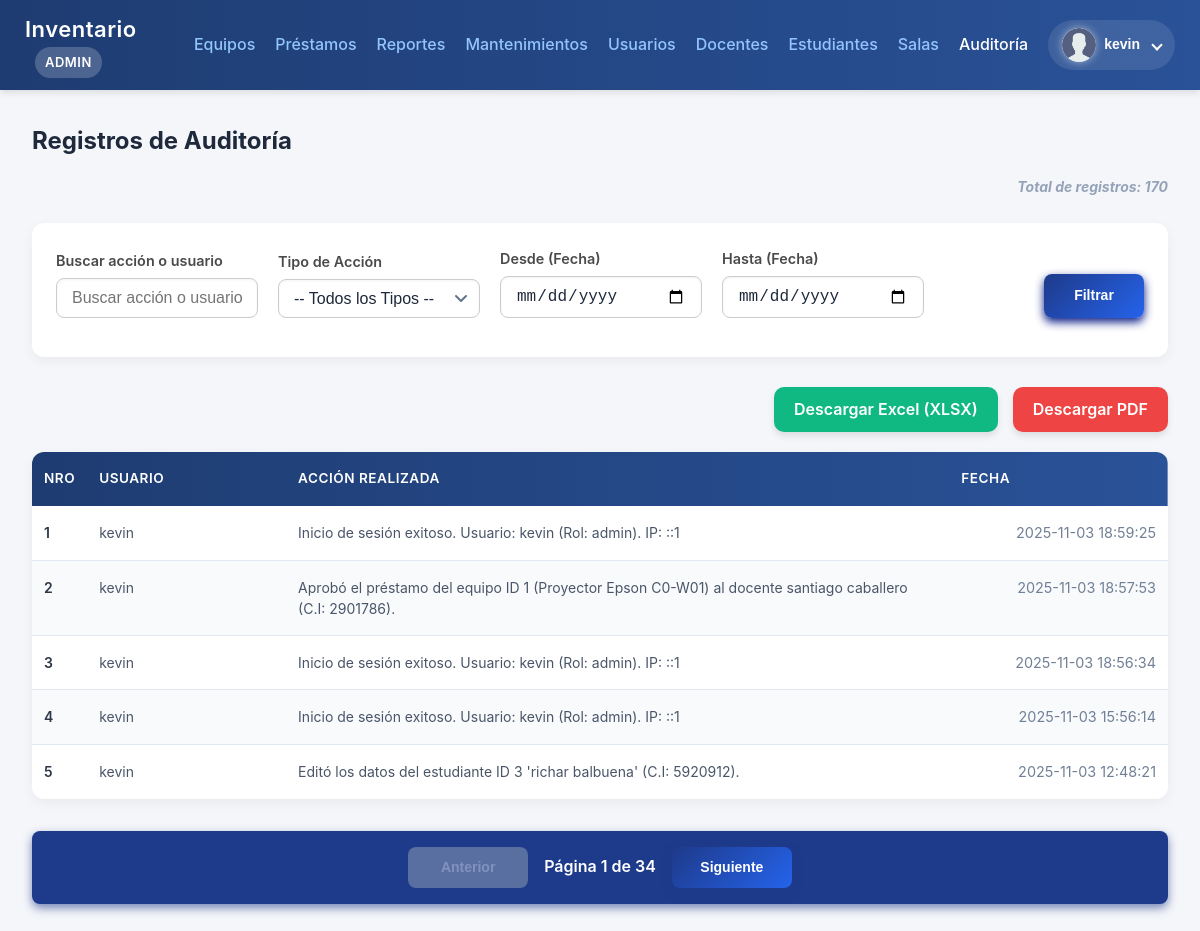
The app's page /public/auditoria.php (signed in), older data.
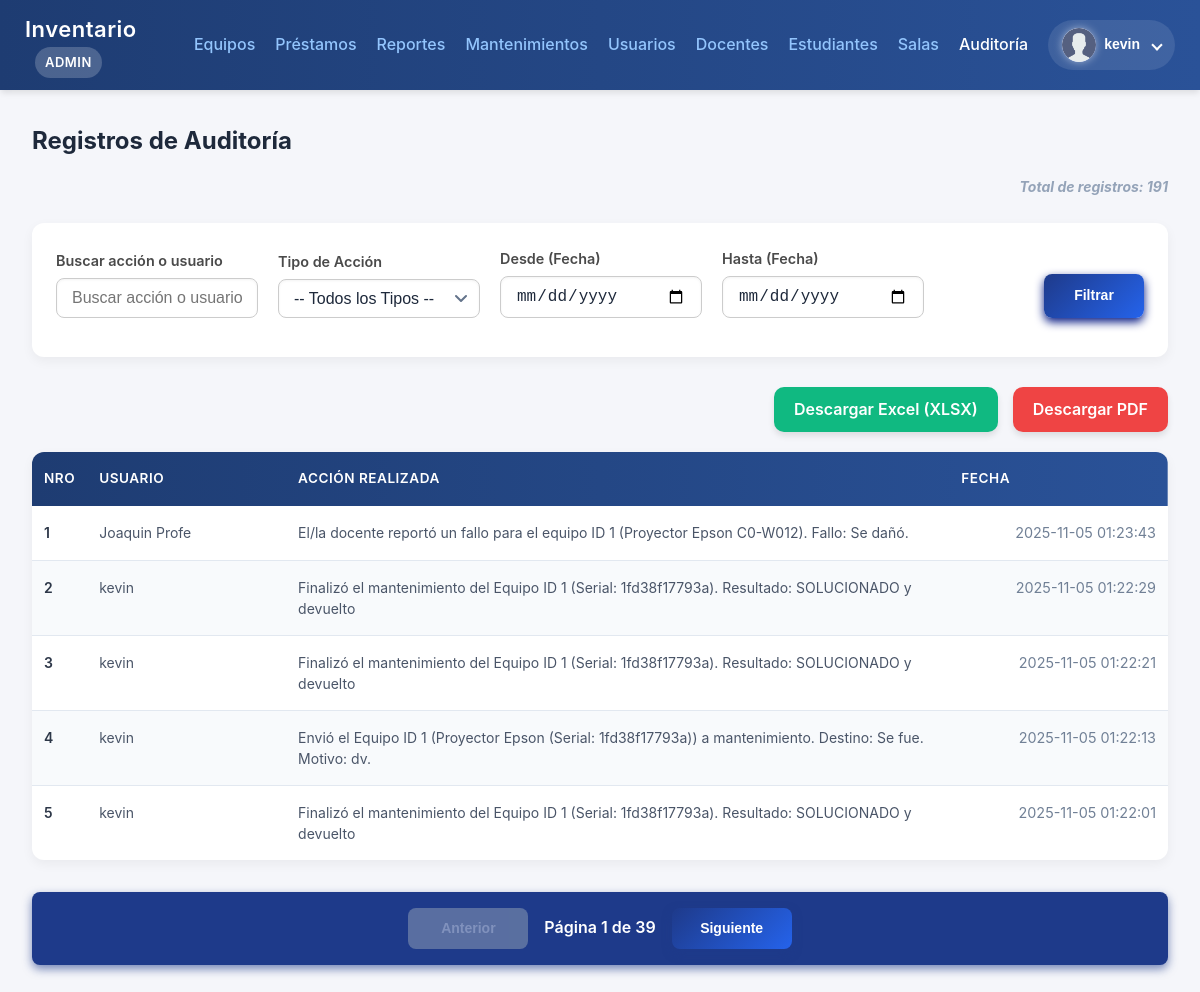
The same page, newer data.
### tables this page shows
CREATE TABLE `auditoria` (
  `id` int(11) NOT NULL,
  `usuario_id` int(11) NOT NULL,
  `accion` text NOT NULL,
  `tipo_accion` varchar(50) DEFAULT 'general',
  `ip_usuario` varchar(250) NOT NULL,
  `user_agent` varchar(250) NOT NULL,
  `fecha` datetime NOT NULL
);

### public/auditoria.php (the view, shortened to what the changed rows need)
<?php
require __DIR__ . '/../init.php';
$items_por_pagina = 5;
$pagina_actual = $_GET['pagina'] ?? 1;
$pagina_actual = max(1, (int)$pagina_actual);
$params = [];
$types = '';
$where = '';
$count_params = $params;
$count_types = $types;
$sql_count = "
 SELECT COUNT(*) AS total
 FROM auditoria a
 LEFT JOIN usuarios u ON a.usuario_id = u.id
 LEFT JOIN docentes d ON a.usuario_id = d.id
 LEFT JOIN estudiantes e ON a.usuario_id = e.id -- ⭐ NUEVO
 " . $where;
if (!empty($count_params)) {
    $stmt_count = $mysqli->prepare($sql_count);
    if ($stmt_count) {
        $stmt_count->bind_param($count_types, ...$count_params);
        $stmt_count->execute();
        $result_count = $stmt_count->get_result();
        $total_registros = $result_count->fetch_assoc()['total'];
        $stmt_count->close();
    } else {
        die("Error al preparar el COUNT: " . $mysqli->error);
    }
} else {
    $result_count = $mysqli->query($sql_count);
    $total_registros = $result_count->fetch_assoc()['total'];
}
$total_paginas = ceil($total_registros / $items_por_pagina);
$pagina_actual = min($pagina_actual, $total_paginas);
$offset = ($pagina_actual - 1) * $items_por_pagina;
$sql = "
SELECT
    a.id,
    a.accion,
    a.fecha,
    a.tipo_accion,
    -- ⭐ LÓGICA CORREGIDA PARA EL ACTOR (Añadiendo lógica basada en el texto para REPORTE) ⭐
    CASE
        WHEN a.tipo_accion = 'CESION' THEN
            -- Lógica para cesión (no cambia)
            SUBSTRING_INDEX(
                SUBSTRING_INDEX(a.accion, ' cedió el equipo', 1),
                'Docente ', -1
            )
        -- ⭐ NUEVA LÓGICA: Usar el texto de la acción para distinguir Docente/Estudiante en 'reporte' ⭐
        WHEN a.tipo_accion = 'reporte' THEN
            CASE
                -- 1. Si la acción dice 'alumno/a', priorizar el Estudiante
                WHEN a.accion LIKE '%alumno/a reportó%' THEN
                    COALESCE(u.nombre, CONCAT(e.nombre, ' ', e.apellido))
                -- 2. Si la acción dice 'docente', priorizar el Docente
                WHEN a.accion LIKE '%docente Reportó%' THEN
                    COALESCE(u.nombre, CONCAT(d.nombre, ' ', d.apellido))
                ELSE
                    -- Si el tipo es 'reporte' pero el texto no coincide, usar la lógica general
                    COALESCE(u.nombre, CONCAT(d.nombre, ' ', d.apellido), CONCAT(e.nombre, ' ', e.apellido))
            END
        -- Para el resto de acciones (préstamo, devolución, etc. donde no hay texto distintivo en la acción)
        ELSE
            -- Prioridad general (asumiendo que Docente sigue siendo la entidad principal, salvo que se demuestre lo contrario)
            COALESCE(
                u.nombre,
                CONCAT(d.nombre, ' ', d.apellido),
                CONCAT(e.nombre, ' ', e.apellido)
            )
    END AS nombre_actor
FROM auditoria a
-- Se mantienen las uniones para que el filtro de búsqueda funcione correctamente
LEFT JOIN usuarios u ON a.usuario_id = u.id
LEFT JOIN docentes d ON a.usuario_id = d.id
LEFT JOIN estudiantes e ON a.usuario_id = e.id
$where
ORDER BY a.fecha DESC
LIMIT ? OFFSET ?
";
$data_params = $params;
$data_types = $types . 'ii';
$data_params[] = $items_por_pagina;
$data_params[] = $offset;
$stmt = $mysqli->prepare($sql);
if ($stmt) {
    $bind_params = array_merge([$data_types], $data_params);
    $refs = [];
    foreach ($bind_params as $key => $value) $refs[$key] = &$bind_params[$key];
    call_user_func_array([$stmt, 'bind_param'], $refs);
    $stmt->execute();
    $result = $stmt->get_result();
} else {
    die("Error al preparar la consulta de datos: " . $mysqli->error);
}
$current_query = $_GET;
unset($current_query['pagina']);
$contador = $offset;
?>
<!doctype html>
<html lang="es">
<head>
    <link rel="stylesheet" href="../css/general.css">
    <link rel="stylesheet" href="../css/reportes.css">
</head>
<body>
    <?php include __DIR__ . '/navbar.php'; ?>
    <div class="container">
        <h2 class="mb-2">Registros de Auditoría</h2>
        <h3 class="text-right muted mb-3">Total de registros: <?= $total_registros ?></h3>
        <div class="filter-card">
            <form method="get" class="form-row">
            </form>
        </div>
        <div class="report-buttons">
            <?php $query_string = http_build_query($_GET); ?>
            <a href="generar_reporte.php?formato=xlsx&<?= $query_string ?>" class="btn-excel-xlsx">Descargar Excel (XLSX)</a>
            <a href="generar_reporte.php?formato=pdf&<?= $query_string ?>" class="btn-pdf">Descargar PDF</a>
        </div>
        <table>
            <thead>
                <tr>
                    <th>Nro</th>
                    <th>Usuario</th>
                    <th>Acción realizada</th>
                    <th>Fecha</th>
                </tr>
            </thead>
            <tbody>
                <?php if ($total_registros > 0 && $result->num_rows > 0): ?>
                    <?php while ($row = $result->fetch_assoc()): ?>
                        <?php $contador++; ?>
                        <tr>
                            <td data-label="Nro"><?= $contador ?></td>
                            <td data-label="Usuario"><?= htmlspecialchars($row['nombre_actor'] ?? 'Sistema/Anónimo') ?></td>
                            <td data-label="Acción"><?= htmlspecialchars($row['accion']) ?></td>
                            <td data-label="Fecha" class="align-left"><?= htmlspecialchars($row['fecha']) ?></td>
                        </tr>
                    <?php endwhile; ?>
                <?php else: ?>
                    <tr>
                        <td colspan="4" class="text-center muted">No se encontraron registros de auditoría con los filtros aplicados.</td>
                    </tr>
                <?php endif; ?>
            </tbody>
        </table>
        <div class="pagination-container">
            <?php
            $prev_query = $current_query;
            $prev_query['pagina'] = $pagina_actual - 1;
            $prev_link = http_build_query($prev_query);
            ?>
            <button class="pagination-button" <?= $pagina_actual <= 1 ? 'disabled' : '' ?> onclick="window.location.href='?<?= $prev_link ?>'">Anterior</button>
            <span class="pagination-info">Página <?= $pagina_actual ?> de <?= $total_paginas ?></span>
            <?php
            $next_query = $current_query;
            $next_query['pagina'] = $pagina_actual + 1;
            $next_link = http_build_query($next_query);
            ?>
            <button class="pagination-button" <?= $pagina_actual >= $total_paginas ? 'disabled' : '' ?> onclick="window.location.href='?<?= $next_link ?>'">Siguiente</button>
        </div>
    </div>
</body>
</html>

Row changes from the older to the newer data that the page shows:
removed auditoria: nombre_actor "kevin", accion "Inicio de sesión exitoso. Usuario: kevin (Rol: admin). IP: ::1", fecha "2025-11-03 18:59:25"
removed auditoria: nombre_actor "kevin", accion "Aprobó el préstamo del equipo ID 1 (Proyector Epson C0-W01) al docente santiago caballero (C.I: 2901786).", fecha "2025-11-03 18:57:53"
removed auditoria: nombre_actor "kevin", accion "Inicio de sesión exitoso. Usuario: kevin (Rol: admin). IP: ::1", fecha "2025-11-03 18:56:34"
removed auditoria: nombre_actor "kevin", accion "Inicio de sesión exitoso. Usuario: kevin (Rol: admin). IP: ::1", fecha "2025-11-03 15:56:14"
removed auditoria: nombre_actor "kevin", accion "Editó los datos del estudiante ID 3 'richar balbuena' (C.I: 5920912).", fecha "2025-11-03 12:48:21"
added auditoria: nombre_actor "Joaquin Profe", accion "El/la docente reportó un fallo para el equipo ID 1 (Proyector Epson C0-W012). Fallo: Se dañó.", fecha "2025-11-05 01:23:43"
added auditoria: nombre_actor "kevin", accion "Finalizó el mantenimiento del Equipo ID 1 (Serial: 1fd38f17793a). Resultado: SOLUCIONADO y devuelto", fecha "2025-11-05 01:22:29"
added auditoria: nombre_actor "kevin", accion "Finalizó el mantenimiento del Equipo ID 1 (Serial: 1fd38f17793a). Resultado: SOLUCIONADO y devuelto", fecha "2025-11-05 01:22:21"
added auditoria: nombre_actor "kevin", accion "Envió el Equipo ID 1 (Proyector Epson (Serial: 1fd38f17793a)) a mantenimiento. Destino: Se fue. Motivo: dv.", fecha "2025-11-05 01:22:13"
added auditoria: nombre_actor "kevin", accion "Finalizó el mantenimiento del Equipo ID 1 (Serial: 1fd38f17793a). Resultado: SOLUCIONADO y devuelto", fecha "2025-11-05 01:22:01"
Text that changed along with them:
$total_registros: "170" → "191"
$total_paginas: "34" → "39"
